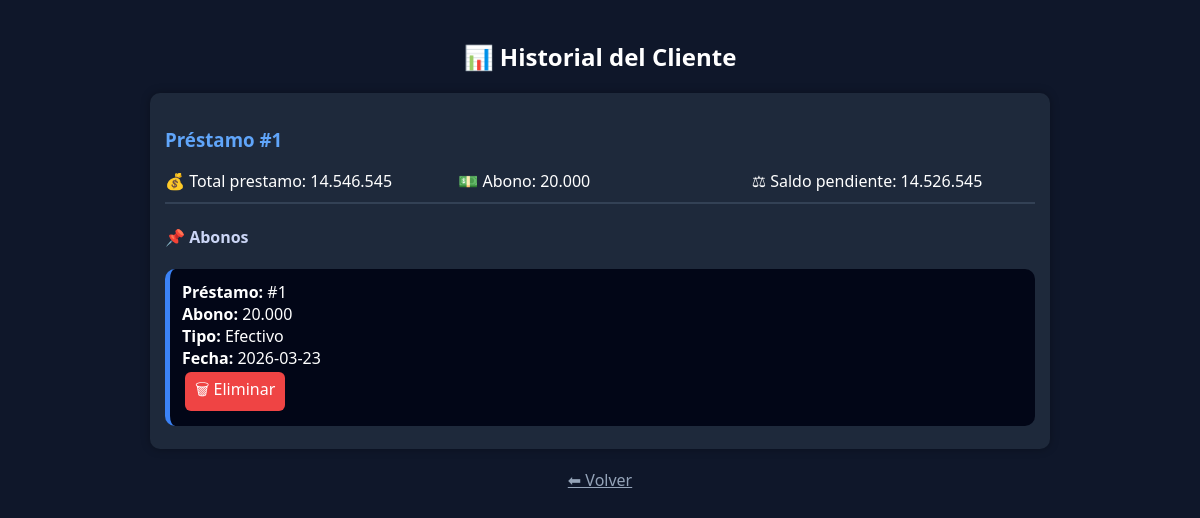
Page /historial/2 on the committed database.
### tables this page shows
CREATE TABLE prestamos(
id INTEGER PRIMARY KEY AUTOINCREMENT,
cliente_id INTEGER,
capital REAL,
interes REAL,
dias INTEGER,
fecha TEXT,
vencimiento TEXT,
total REAL);

CREATE TABLE abonos(
id INTEGER PRIMARY KEY AUTOINCREMENT,
prestamo_id INTEGER,
monto REAL,
fecha TEXT, tipo TEXT DEFAULT 'Efectivo');

### app.py (the view)
@app.route("/historial/<int:id>")
def historial(id):
    conn = conectar()
    cursor = conn.cursor()
    prestamos = cursor.execute("""
        SELECT id,fecha,total
        FROM prestamos
        WHERE cliente_id=?
    """, (id,)).fetchall()
    data = []
    for p in prestamos:
        total, abonado, saldo, atraso, extra = calcular(p[0])
        abonos = cursor.execute("""
            SELECT id,monto,tipo,fecha
            FROM abonos
            WHERE prestamo_id=?
            ORDER BY id DESC
        """, (p[0],)).fetchall()
        lista_abonos = []
        for a in abonos:
            lista_abonos.append({
                "id": a[0],
                "monto": formato(a[1]),
                "tipo": a[2],
                "fecha": a[3]
            })
        data.append({
            "prestamo_id": p[0],
            "fecha": p[1],
            "total": formato(total),
            "abonado": formato(abonado),
            "saldo": formato(saldo),
            "estado": "PAGADO" if saldo<=0 else "VENCIDO" if atraso>0 else "ACTIVO",
            "abonos": lista_abonos
        })
    conn.close()
    return render_template("historial.html", data=data)

### app.py (called while the page is built)
def conectar():
    return sqlite3.connect("sistema.db")

def formato(x):
    return "{:,.0f}".format(x).replace(",", ".")

def calcular(pid):
    conn = conectar()
    cursor = conn.cursor()
    cursor.execute("SELECT total,vencimiento FROM prestamos WHERE id=?", (pid,))
    data = cursor.fetchone()
    if not data:
        return 0,0,0,0,0
    total, venc = data
    cursor.execute("SELECT SUM(monto) FROM abonos WHERE prestamo_id=?", (pid,))
    abonado = cursor.fetchone()[0] or 0
    saldo = total - abonado
    excedente = 0
    if saldo < 0:
        excedente = abs(saldo)
        saldo = 0
    hoy = datetime.now().date()
    venc = datetime.strptime(venc,"%Y-%m-%d").date()
    atraso = (hoy - venc).days if hoy > venc else 0
    conn.close()
    return total, abonado, saldo, atraso, excedente

### templates/historial.html (shortened to what this page needs)
<!DOCTYPE html>
<html>
<head>
<link rel="stylesheet" href="{{ url_for('static', filename='style.css') }}">
</head>
<body>
<div class="container">
<h2>📊 Historial del Cliente</h2>
{% for p in data %}
<div class="card">
<h3>Préstamo #{{p.prestamo_id}}</h3>
<div class="grid">
<div>💰 Total prestamo: {{p.total}}</div>
<div>💵 Abono: {{p.abonado}}</div>
<div>⚖ Saldo pendiente: {{p.saldo}}</div>
</div>
<hr>
<h4>📌 Abonos</h4>
{% for a in p.abonos %}
<div class="item">
<div><b>Préstamo:</b> #{{p.prestamo_id}}</div>
<div><b>Abono:</b> {{a.monto}}</div>
<div><b>Tipo:</b> {{a.tipo}}</div>
<div><b>Fecha:</b> {{a.fecha}}</div>
<a href="/eliminar_abono/{{a.id}}"
class="btn btn-del"
onclick="return confirm('¿Eliminar este abono?')">
🗑 Eliminar
</a>
</div>
{% endfor %}
</div>
{% endfor %}
<a href="/clientes" class="volver">⬅ Volver</a>
</div>
</body>
</html>

### static/style.css (style rules this page uses)
body { font-family: 'Segoe UI', sans-serif; background: #0f172a; color: #fff; margin:0; }
.container { width:90%; max-width:900px; margin:auto; padding:20px; }
h2 { text-align:center; margin-bottom:20px; }
.card { background:#1e293b; padding:15px; border-radius:10px; margin-bottom:15px; box-shadow:0 0 10px rgba(0,0,0,0.3); }
.btn { display:inline-block; padding:6px 10px; margin:3px; border-radius:6px; text-decoration:none; color:white; }
.btn-del { background:#ef4444; }
.volver { display:block; text-align:center; margin-top:20px; color:#94a3b8; }
.grid { display:grid; grid-template-columns: repeat(3,1fr); gap:10px; margin-bottom:10px; }
.item { background:#0f172a; padding:10px; border-radius:8px; margin-bottom:8px; border-left:4px solid #3b82f6; }
h3 { color:#60a5fa; }
h4 { color:#cbd5f5; }
hr { border:1px solid #334155; }
.item { background:#020617; padding:12px; border-radius:10px; margin-top:10px; border-left:5px solid #3b82f6; transition:0.3s; }
.grid { display:grid; grid-template-columns: repeat(3,1fr); gap:10px; margin:10px 0; }
hr { border:1px solid #334155; margin:10px 0; }
.grid { display:grid; grid-template-columns: repeat(3,1fr); gap:10px; }

### rows in the picture
prestamos: prestamo_id "1", total "14.546.545", abonado "20.000", saldo "14.526.545"
abonos: prestamo_id "1", monto "20.000", tipo "Efectivo", fecha "2026-03-23"
